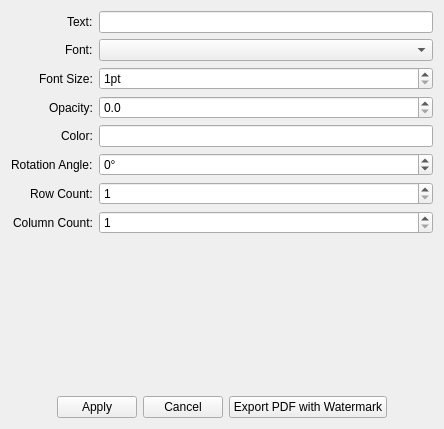
<?xml version="1.0" encoding="UTF-8"?>
<ui version="4.0">
 <class>WatermarkSettingClass</class>
 <widget class="QWidget" name="WatermarkSettingClass">
  <property name="geometry">
   <rect>
    <x>0</x>
    <y>0</y>
    <width>444</width>
    <height>429</height>
   </rect>
  </property>
  <property name="windowTitle">
   <string>Watermark Setting</string>
  </property>
  <layout class="QVBoxLayout" name="verticalLayout" stretch="0,1,0">
   <item>
    <layout class="QFormLayout" name="formLayout">
     <property name="labelAlignment">
      <set>Qt::AlignRight|Qt::AlignTrailing|Qt::AlignVCenter</set>
     </property>
     <item row="0" column="0">
      <widget class="QLabel" name="label">
       <property name="text">
        <string>Text:</string>
       </property>
      </widget>
     </item>
     <item row="0" column="1">
      <widget class="QLineEdit" name="lineEdit_text"/>
     </item>
     <item row="2" column="0">
      <widget class="QLabel" name="label_2">
       <property name="text">
        <string>Font Size:</string>
       </property>
      </widget>
     </item>
     <item row="5" column="0">
      <widget class="QLabel" name="label_3">
       <property name="text">
        <string>Rotation Angle:</string>
       </property>
      </widget>
     </item>
     <item row="5" column="1">
      <widget class="QSpinBox" name="spinBox_angle">
       <property name="suffix">
        <string>°</string>
       </property>
       <property name="minimum">
        <number>-360</number>
       </property>
       <property name="maximum">
        <number>360</number>
       </property>
      </widget>
     </item>
     <item row="2" column="1">
      <widget class="QSpinBox" name="spinBox_fontSize">
       <property name="suffix">
        <string>pt</string>
       </property>
       <property name="minimum">
        <number>1</number>
       </property>
      </widget>
     </item>
     <item row="3" column="0">
      <widget class="QLabel" name="label_4">
       <property name="text">
        <string>Opacity:</string>
       </property>
      </widget>
     </item>
     <item row="3" column="1">
      <widget class="QDoubleSpinBox" name="doubleSpinBox_opacity">
       <property name="decimals">
        <number>1</number>
       </property>
       <property name="maximum">
        <double>1.000000000000000</double>
       </property>
       <property name="singleStep">
        <double>0.100000000000000</double>
       </property>
      </widget>
     </item>
     <item row="6" column="0">
      <widget class="QLabel" name="label_5">
       <property name="text">
        <string>Row Count:</string>
       </property>
      </widget>
     </item>
     <item row="6" column="1">
      <widget class="QSpinBox" name="spinBox_rowCount">
       <property name="minimum">
        <number>1</number>
       </property>
       <property name="maximum">
        <number>100</number>
       </property>
      </widget>
     </item>
     <item row="7" column="0">
      <widget class="QLabel" name="label_6">
       <property name="text">
        <string>Column Count:</string>
       </property>
      </widget>
     </item>
     <item row="7" column="1">
      <widget class="QSpinBox" name="spinBox_colCount">
       <property name="minimum">
        <number>1</number>
       </property>
      </widget>
     </item>
     <item row="4" column="0">
      <widget class="QLabel" name="label_7">
       <property name="text">
        <string>Color:</string>
       </property>
      </widget>
     </item>
     <item row="4" column="1">
      <widget class="QLineEdit" name="lineEdit_color">
       <property name="readOnly">
        <bool>true</bool>
       </property>
      </widget>
     </item>
     <item row="1" column="0">
      <widget class="QLabel" name="label_8">
       <property name="text">
        <string>Font:</string>
       </property>
      </widget>
     </item>
     <item row="1" column="1">
      <widget class="QComboBox" name="comboBox_font"/>
     </item>
    </layout>
   </item>
   <item>
    <widget class="WatermarkPreview" name="widget_preview" native="true"/>
   </item>
   <item>
    <layout class="QHBoxLayout" name="horizontalLayout">
     <item>
      <spacer name="horizontalSpacer">
       <property name="orientation">
        <enum>Qt::Horizontal</enum>
       </property>
       <property name="sizeHint" stdset="0">
        <size>
         <width>40</width>
         <height>20</height>
        </size>
       </property>
      </spacer>
     </item>
     <item>
      <widget class="QPushButton" name="btn_apply">
       <property name="text">
        <string>Apply</string>
       </property>
      </widget>
     </item>
     <item>
      <widget class="QPushButton" name="btn_cancel">
       <property name="text">
        <string>Cancel</string>
       </property>
      </widget>
     </item>
     <item>
      <widget class="QPushButton" name="btn_export">
       <property name="text">
        <string>Export PDF with Watermark</string>
       </property>
      </widget>
     </item>
     <item>
      <spacer name="horizontalSpacer_2">
       <property name="orientation">
        <enum>Qt::Horizontal</enum>
       </property>
       <property name="sizeHint" stdset="0">
        <size>
         <width>40</width>
         <height>20</height>
        </size>
       </property>
      </spacer>
     </item>
    </layout>
   </item>
  </layout>
 </widget>
 <layoutdefault spacing="6" margin="11"/>
 <customwidgets>
  <customwidget>
   <class>WatermarkPreview</class>
   <extends>QWidget</extends>
   <header>Watermarkpreview.h</header>
   <container>1</container>
  </customwidget>
 </customwidgets>
 <resources/>
 <connections/>
</ui>
